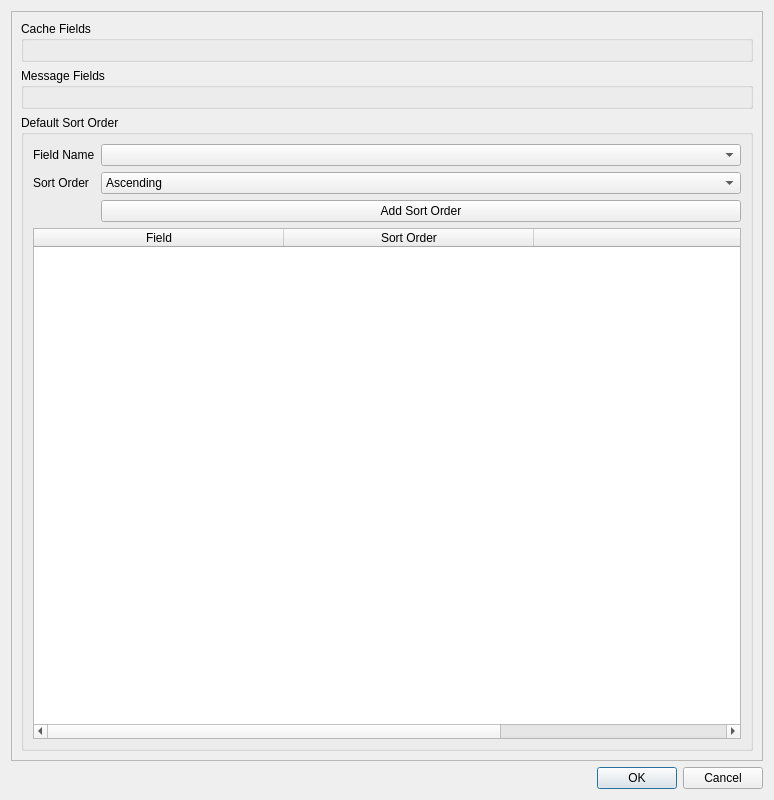
<?xml version="1.0" encoding="UTF-8"?>
<ui version="4.0">
 <class>UpdateMetaDataWindow</class>
 <widget class="QDialog" name="UpdateMetaDataWindow">
  <property name="geometry">
   <rect>
    <x>0</x>
    <y>0</y>
    <width>774</width>
    <height>800</height>
   </rect>
  </property>
  <property name="windowTitle">
   <string>Update Meta Data</string>
  </property>
  <layout class="QGridLayout" name="gridLayout">
   <item row="0" column="0">
    <widget class="QScrollArea" name="scrollArea">
     <property name="widgetResizable">
      <bool>true</bool>
     </property>
     <widget class="QWidget" name="scrollAreaWidgetContents">
      <property name="geometry">
       <rect>
        <x>0</x>
        <y>0</y>
        <width>754</width>
        <height>753</height>
       </rect>
      </property>
      <layout class="QGridLayout" name="gridLayout_3">
       <item row="0" column="0">
        <widget class="QGroupBox" name="cacheFields">
         <property name="title">
          <string>Cache Fields</string>
         </property>
         <layout class="QFormLayout" name="cacheFieldsFormLayout"/>
        </widget>
       </item>
       <item row="1" column="0">
        <widget class="QGroupBox" name="messageFields">
         <property name="title">
          <string>Message Fields</string>
         </property>
         <layout class="QFormLayout" name="messageFieldsFormLayout"/>
        </widget>
       </item>
       <item row="2" column="0">
        <widget class="QGroupBox" name="defaultSortOrder">
         <property name="title">
          <string>Default Sort Order</string>
         </property>
         <layout class="QGridLayout" name="gridLayout_2">
          <item row="0" column="0">
           <layout class="QFormLayout" name="formLayout">
            <item row="0" column="0">
             <widget class="QLabel" name="fieldNameLabel">
              <property name="text">
               <string>Field Name</string>
              </property>
             </widget>
            </item>
            <item row="0" column="1">
             <widget class="QComboBox" name="fieldNameComboBox"/>
            </item>
            <item row="1" column="0">
             <widget class="QLabel" name="sortOrderLabel">
              <property name="text">
               <string>Sort Order</string>
              </property>
             </widget>
            </item>
            <item row="1" column="1">
             <widget class="QComboBox" name="sortOrderComboBox">
              <property name="currentText">
               <string>Ascending</string>
              </property>
              <property name="currentIndex">
               <number>0</number>
              </property>
              <item>
               <property name="text">
                <string>Ascending</string>
               </property>
              </item>
              <item>
               <property name="text">
                <string>Descending</string>
               </property>
              </item>
             </widget>
            </item>
            <item row="2" column="1">
             <widget class="QPushButton" name="addSortOrderButton">
              <property name="text">
               <string>Add Sort Order</string>
              </property>
             </widget>
            </item>
           </layout>
          </item>
          <item row="1" column="0">
           <widget class="QTableWidget" name="tableWidget">
            <attribute name="horizontalHeaderDefaultSectionSize">
             <number>250</number>
            </attribute>
            <attribute name="horizontalHeaderStretchLastSection">
             <bool>true</bool>
            </attribute>
            <column>
             <property name="text">
              <string>Field</string>
             </property>
            </column>
            <column>
             <property name="text">
              <string>Sort Order</string>
             </property>
            </column>
            <column>
             <property name="text">
              <string/>
             </property>
            </column>
           </widget>
          </item>
         </layout>
        </widget>
       </item>
      </layout>
     </widget>
    </widget>
   </item>
   <item row="1" column="0">
    <widget class="QDialogButtonBox" name="buttonBox">
     <property name="orientation">
      <enum>Qt::Horizontal</enum>
     </property>
     <property name="standardButtons">
      <set>QDialogButtonBox::Cancel|QDialogButtonBox::Ok</set>
     </property>
    </widget>
   </item>
  </layout>
 </widget>
 <resources/>
 <connections>
  <connection>
   <sender>buttonBox</sender>
   <signal>accepted()</signal>
   <receiver>UpdateMetaDataWindow</receiver>
   <slot>accept()</slot>
   <hints>
    <hint type="sourcelabel">
     <x>257</x>
     <y>790</y>
    </hint>
    <hint type="destinationlabel">
     <x>157</x>
     <y>274</y>
    </hint>
   </hints>
  </connection>
  <connection>
   <sender>buttonBox</sender>
   <signal>rejected()</signal>
   <receiver>UpdateMetaDataWindow</receiver>
   <slot>reject()</slot>
   <hints>
    <hint type="sourcelabel">
     <x>325</x>
     <y>790</y>
    </hint>
    <hint type="destinationlabel">
     <x>286</x>
     <y>274</y>
    </hint>
   </hints>
  </connection>
  <connection>
   <sender>addSortOrderButton</sender>
   <signal>clicked()</signal>
   <receiver>UpdateMetaDataWindow</receiver>
   <slot>addSortOrder()</slot>
   <hints>
    <hint type="sourcelabel">
     <x>110</x>
     <y>206</y>
    </hint>
    <hint type="destinationlabel">
     <x>4</x>
     <y>214</y>
    </hint>
   </hints>
  </connection>
  <connection>
   <sender>buttonBox</sender>
   <signal>accepted()</signal>
   <receiver>UpdateMetaDataWindow</receiver>
   <slot>saveData()</slot>
   <hints>
    <hint type="sourcelabel">
     <x>635</x>
     <y>780</y>
    </hint>
    <hint type="destinationlabel">
     <x>677</x>
     <y>795</y>
    </hint>
   </hints>
  </connection>
 </connections>
 <slots>
  <slot>addSortOrder()</slot>
  <slot>saveData()</slot>
 </slots>
</ui>
